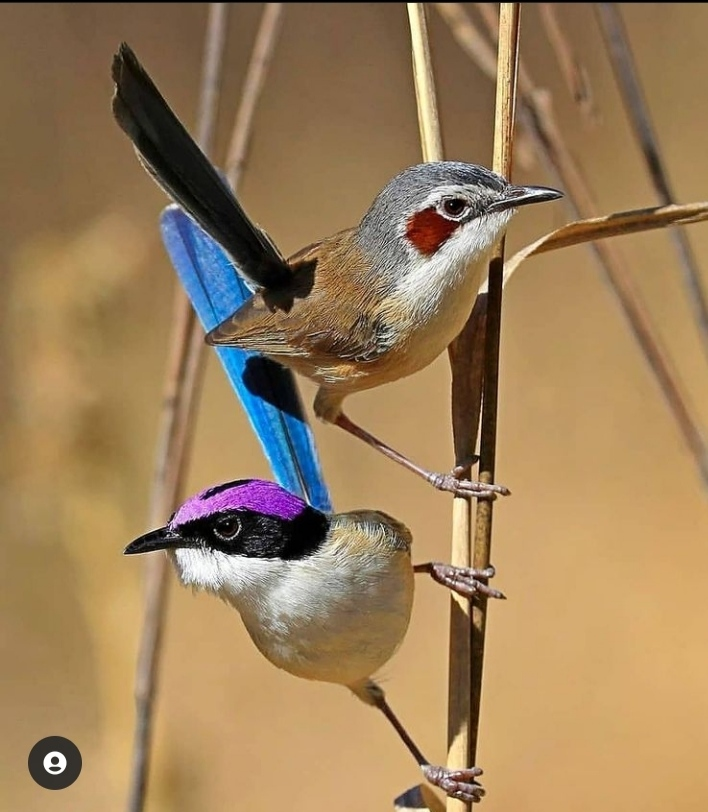
#> input picture Task-4.3/Bird1.jpg, 708 x 812 px
$ jupyter execute 'Task 4.3.ipynb'
#> lines starting #> are read from the running program, lines starting #| are printed output that depends on the picture
# Collage Program

[cell 1]
import cv2
import numpy as np

[cell 2]
#import bird 1 image
img1 = cv2.imread('Bird1.jpg')
#> img1 is the input picture: shape (812, 708, 3); mean B, G, R 90.9, 128, 156.9
cv2.imshow("Bird1" , img1)
cv2.waitKey()
cv2.destroyAllWindows()

[cell 3]
#import bird 2 image
img2 = cv2.imread('Bird2.jpg')
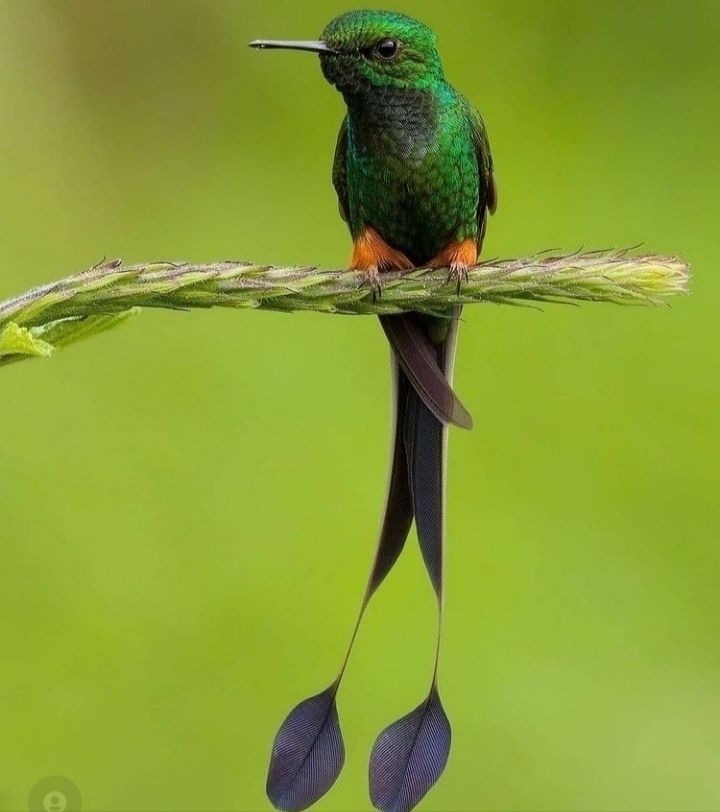
#> input picture Task-4.3/Bird2.jpg, 720 x 812 px
#> img2 is the input picture: shape (812, 720, 3); mean B, G, R 51.4, 157.8, 135.7
cv2.imshow("Bird2" , img2)
cv2.waitKey()
cv2.destroyAllWindows()

[cell 4]
img1.shape
#> Out = (812, 708, 3)

[cell 5]
img2.shape
#> Out = (812, 720, 3)

[cell 6]
#Collage
collage = np.concatenate((img1, img2), axis=1)
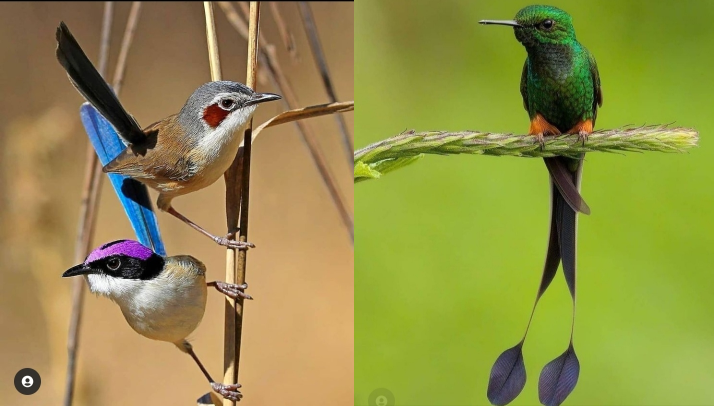
#> collage: shape (812, 1428, 3) (shown at 1/2 size); mean B, G, R 71, 143, 146.2
